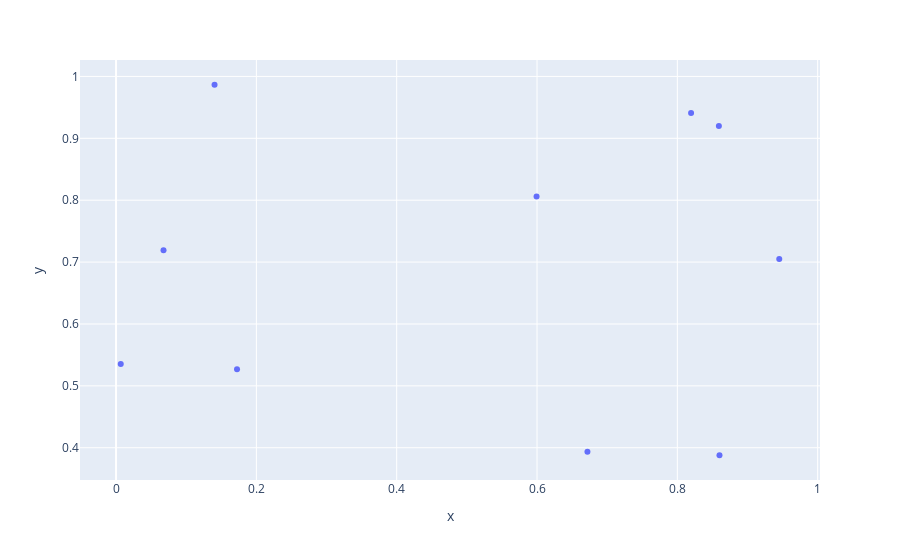

Source (notebook cell):
### Code cell
#fig=
px.scatter(x=exp[:,0], y=exp[:,1])
#fig.show()

### Figure 1 — Plotly figure (JSON) as saved in the notebook; plotly's stock layout.template omitted (floating-point values rounded to 4 significant figures)
{"data": [{"hovertemplate": "x=%{x}<br>y=%{y}<extra></extra>", "legendgroup": "", "marker": {"color": "#636efa", "symbol": "circle"}, "mode": "markers", "name": "", "orientation": "v", "showlegend": false, "type": "scatter", "x": [0.1404, 0.5994, 0.8196, 0.06767, 0.1724, 0.6719, 0.006704, 0.8592, 0.86, 0.9452], "xaxis": "x", "y": [0.9866, 0.8061, 0.9407, 0.719, 0.5268, 0.3934, 0.5352, 0.9201, 0.3879, 0.7049], "yaxis": "y"}], "layout": {"legend": {"tracegroupgap": 0}, "margin": {"t": 60}, "xaxis": {"anchor": "y", "domain": [0, 1], "title": {"text": "x"}}, "yaxis": {"anchor": "x", "domain": [0, 1], "title": {"text": "y"}}}}
